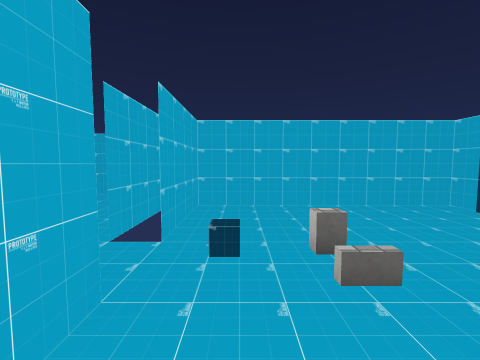
view 1 (above)

13 first-person views from a walk through a Unity game level. The camera is 1.5 m above the floor, tilts 4° down and sees 90° across. The floor is counted in squares, 1 m on a side. Each view is taken from the middle of a square. On the plan, view 1 faces up. The plan holds only what a view shows up to about 13 squares ahead; the rest is blank. The player is left out. Some surface patterns are stand-ins.

view 2
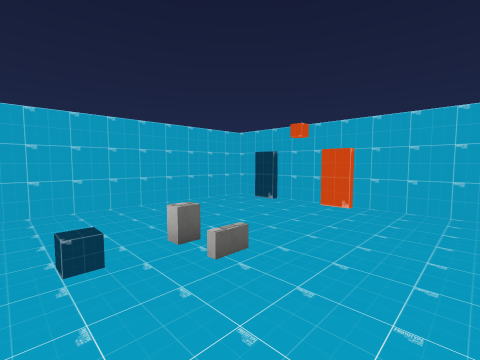

view 3
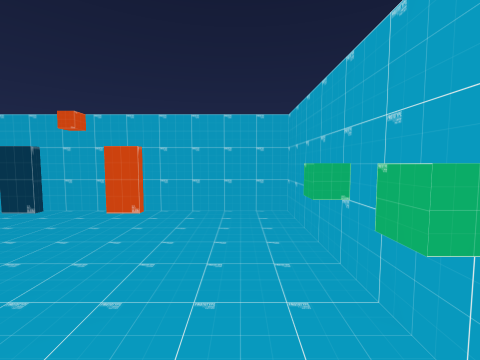

view 4
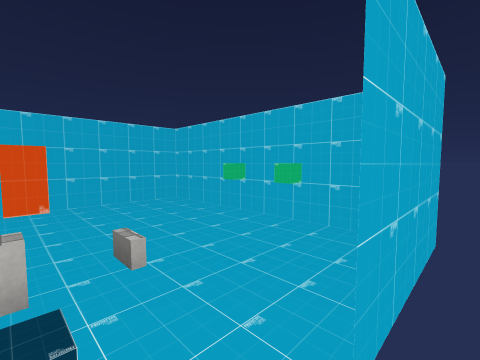

view 5
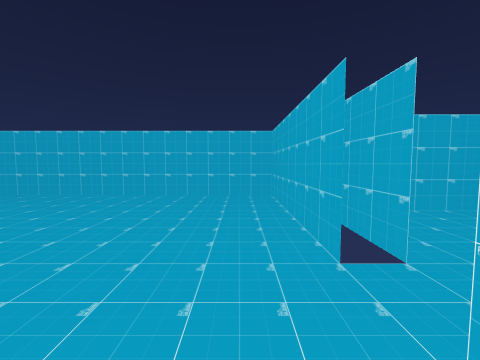

view 6
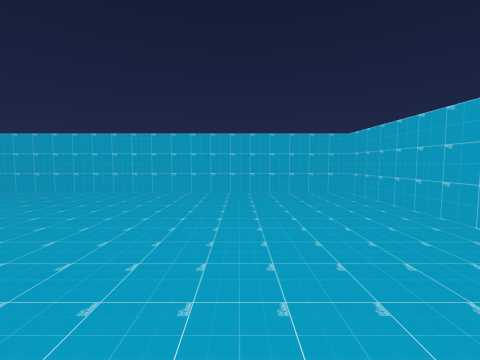

view 7
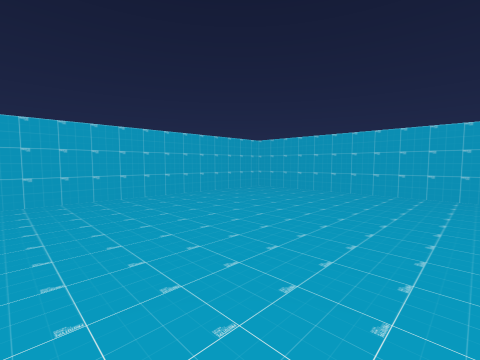

view 8
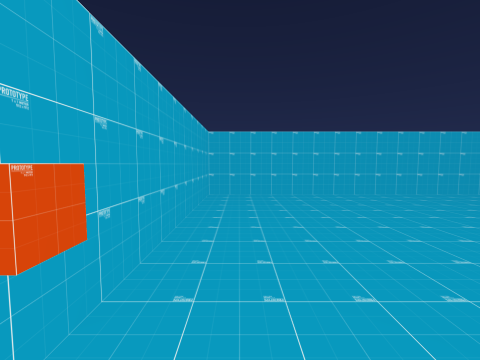

view 9
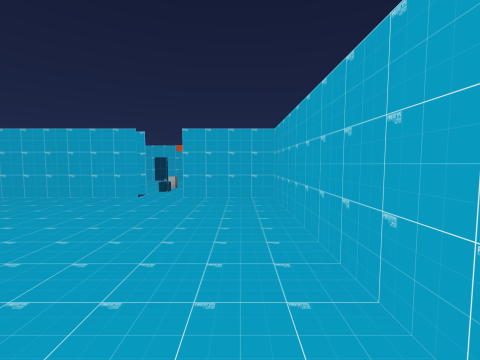

view 10
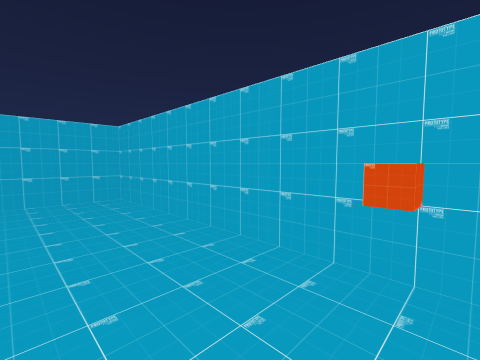

view 11
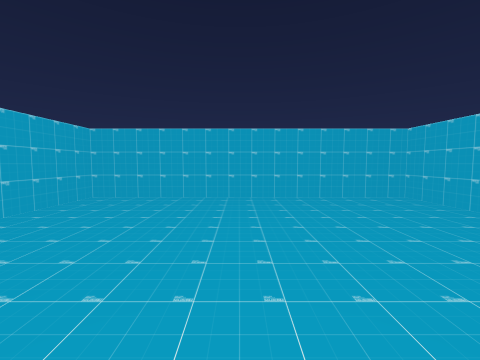

view 12
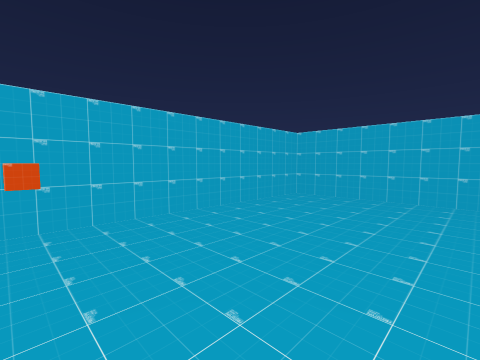

view 13
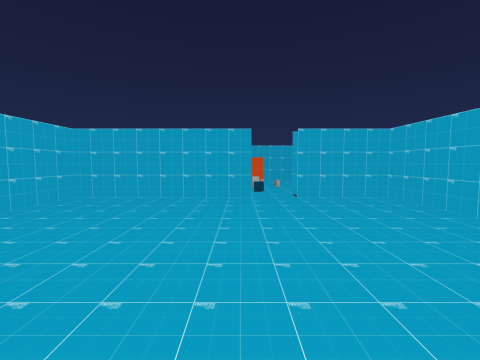

### Floor plan
Ten units are one square. View 1 is at (0, 0); x grows to the right and y downward. Boxes are objects, and circles mark ways between rooms. Rooms are numbered by the first view taken in them; rooms with no view inside come last. Other rooms are left out.
<svg viewBox="-230 -128 310 148">
<path fill="none" stroke="#000" d="M-15 -25 -15 -14M75 -39 75 -61 71 -61 71 -71M-2 15 75 15 75 -30 71 -30 71 -40M75 -74 75 -85 -15 -85 -15 -45M-25 -75 -25 -45M-25 -44 -25 -123 -225 -123 -225 15 -25 15 -25 -25M-15 -44 -15 -69M-15 15 -15 -25"/>
<rect x="-5" y="-45" width="10" height="10" fill="#bbb"><title>other object</title></rect>
<rect x="5" y="5" width="20" height="10" fill="#bbb"><title>other object</title></rect>
<rect x="5" y="-45" width="20" height="10" fill="#bbb"><title>other object</title></rect>
<rect x="25" y="5" width="10" height="10" fill="#bbb"><title>other object</title></rect>
<rect x="-125" y="5" width="10" height="10" fill="#bbb"><title>other object</title></rect>
<circle cx="-20" cy="-35" r="3" fill="#2a7"/>
<text x="30" y="-30">1</text>
<text x="-130" y="-50">2</text>
</svg>
Room 1 opens to room 2.

Where each view was taken, in squares from view 1:
view 1: 0 up, 0 right, facing up
view 2: 0 up, 1 left, facing up-right
view 3: 0 up, 0 right, facing right
view 4: 4 up, 2 left, facing down-right
view 5: 1 up, 4 left, facing up
view 6: 0 up, 8 left, facing up
view 7: 0 up, 12 left, facing up-left
view 8: 0 up, 11 left, facing left
view 9: 0 up, 13 left, facing right
view 10: 2 up, 13 left, facing down-right
view 11: 5 up, 12 left, facing left
view 12: 5 up, 12 left, facing down-left
view 13: 5 up, 13 left, facing right
